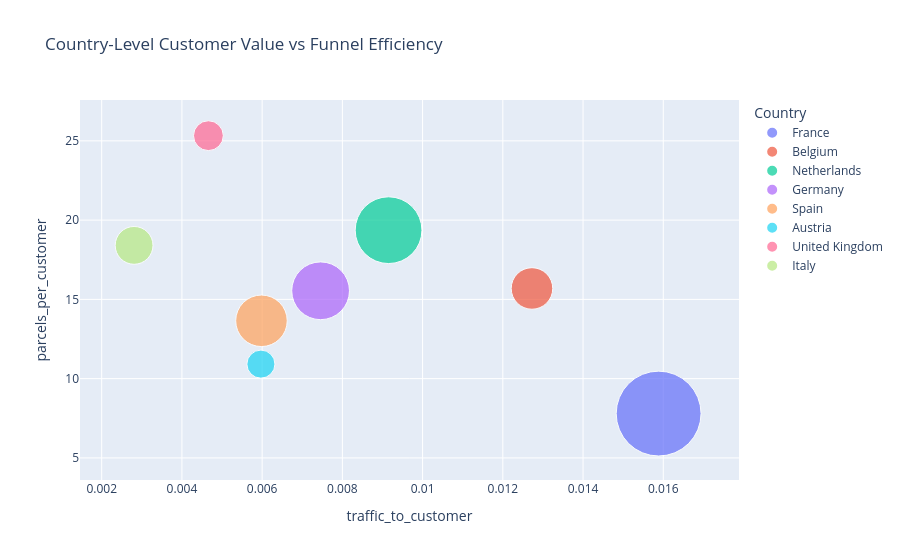

Notebook cell for this chart:
### Markdown cell above
The reason behind using this scatter plot is that it is a good visualization tool that allows one to see customer value as well as funnel efficiency across different countries in one plot. The rate of traffic-to-customer conversion is plotted with the x-axis; the parcels per customer with the y-axis; and the bubble size with the number of customers. With this combination, we can easily tell high-value, high-conversion countries and make trade-offs between volume and efficiency, and make marketing and resource allocation decisions based on the data.

### Code cell
# Scatter plot: country performance

# X-axis: Traffic-to-customer conversion (efficiency of converting visitors)
# Y-axis: Parcels per customer (customer engagement/value)
# Size: Number of customers (shows volume)
# Color: Country


fig = px.scatter(
    country_funnel_sorted,
    x='traffic_to_customer',
    y='parcels_per_customer',
    size='count_Customers',
    color='Country',
    hover_name='Country',
    size_max=60,
    title='Country-Level Customer Value vs Funnel Efficiency')


fig.show()

### Figure 1 — Plotly figure (JSON) as saved in the notebook; plotly's stock layout.template omitted (floating-point values rounded to 4 significant figures)
{"data": [{"hovertemplate": "<b>%{hovertext}</b><br><br>Country=France<br>traffic_to_customer=%{x}<br>parcels_per_customer=%{y}<br>count_Customers=%{marker.size}<extra></extra>", "hovertext": ["France"], "legendgroup": "France", "marker": {"color": "#636efa", "size": [1636], "sizemode": "area", "sizeref": 0.4544, "symbol": "circle"}, "mode": "markers", "name": "France", "orientation": "v", "showlegend": true, "type": "scatter", "x": [0.01588], "xaxis": "x", "y": [7.797], "yaxis": "y"}, {"hovertemplate": "<b>%{hovertext}</b><br><br>Country=Belgium<br>traffic_to_customer=%{x}<br>parcels_per_customer=%{y}<br>count_Customers=%{marker.size}<extra></extra>", "hovertext": ["Belgium"], "legendgroup": "Belgium", "marker": {"color": "#EF553B", "size": [392], "sizemode": "area", "sizeref": 0.4544, "symbol": "circle"}, "mode": "markers", "name": "Belgium", "orientation": "v", "showlegend": true, "type": "scatter", "x": [0.01273], "xaxis": "x", "y": [15.69], "yaxis": "y"}, {"hovertemplate": "<b>%{hovertext}</b><br><br>Country=Netherlands<br>traffic_to_customer=%{x}<br>parcels_per_customer=%{y}<br>count_Customers=%{marker.size}<extra></extra>", "hovertext": ["Netherlands"], "legendgroup": "Netherlands", "marker": {"color": "#00cc96", "size": [1013], "sizemode": "area", "sizeref": 0.4544, "symbol": "circle"}, "mode": "markers", "name": "Netherlands", "orientation": "v", "showlegend": true, "type": "scatter", "x": [0.009151], "xaxis": "x", "y": [19.37], "yaxis": "y"}, {"hovertemplate": "<b>%{hovertext}</b><br><br>Country=Germany<br>traffic_to_customer=%{x}<br>parcels_per_customer=%{y}<br>count_Customers=%{marker.size}<extra></extra>", "hovertext": ["Germany"], "legendgroup": "Germany", "marker": {"color": "#ab63fa", "size": [758], "sizemode": "area", "sizeref": 0.4544, "symbol": "circle"}, "mode": "markers", "name": "Germany", "orientation": "v", "showlegend": true, "type": "scatter", "x": [0.007457], "xaxis": "x", "y": [15.54], "yaxis": "y"}, {"hovertemplate": "<b>%{hovertext}</b><br><br>Country=Spain<br>traffic_to_customer=%{x}<br>parcels_per_customer=%{y}<br>count_Customers=%{marker.size}<extra></extra>", "hovertext": ["Spain"], "legendgroup": "Spain", "marker": {"color": "#FFA15A", "size": [603], "sizemode": "area", "sizeref": 0.4544, "symbol": "circle"}, "mode": "markers", "name": "Spain", "orientation": "v", "showlegend": true, "type": "scatter", "x": [0.005983], "xaxis": "x", "y": [13.65], "yaxis": "y"}, {"hovertemplate": "<b>%{hovertext}</b><br><br>Country=Austria<br>traffic_to_customer=%{x}<br>parcels_per_customer=%{y}<br>count_Customers=%{marker.size}<extra></extra>", "hovertext": ["Austria"], "legendgroup": "Austria", "marker": {"color": "#19d3f3", "size": [179], "sizemode": "area", "sizeref": 0.4544, "symbol": "circle"}, "mode": "markers", "name": "Austria", "orientation": "v", "showlegend": true, "type": "scatter", "x": [0.005969], "xaxis": "x", "y": [10.92], "yaxis": "y"}, {"hovertemplate": "<b>%{hovertext}</b><br><br>Country=United Kingdom<br>traffic_to_customer=%{x}<br>parcels_per_customer=%{y}<br>count_Customers=%{marker.size}<extra></extra>", "hovertext": ["United Kingdom"], "legendgroup": "United Kingdom", "marker": {"color": "#FF6692", "size": [202], "sizemode": "area", "sizeref": 0.4544, "symbol": "circle"}, "mode": "markers", "name": "United Kingdom", "orientation": "v", "showlegend": true, "type": "scatter", "x": [0.00466], "xaxis": "x", "y": [25.33], "yaxis": "y"}, {"hovertemplate": "<b>%{hovertext}</b><br><br>Country=Italy<br>traffic_to_customer=%{x}<br>parcels_per_customer=%{y}<br>count_Customers=%{marker.size}<extra></extra>", "hovertext": ["Italy"], "legendgroup": "Italy", "marker": {"color": "#B6E880", "size": [325], "sizemode": "area", "sizeref": 0.4544, "symbol": "circle"}, "mode": "markers", "name": "Italy", "orientation": "v", "showlegend": true, "type": "scatter", "x": [0.002808], "xaxis": "x", "y": [18.41], "yaxis": "y"}], "layout": {"legend": {"itemsizing": "constant", "title": {"text": "Country"}, "tracegroupgap": 0}, "title": {"text": "Country-Level Customer Value vs Funnel Efficiency"}, "xaxis": {"anchor": "y", "domain": [0, 1], "title": {"text": "traffic_to_customer"}}, "yaxis": {"anchor": "x", "domain": [0, 1], "title": {"text": "parcels_per_customer"}}}}
